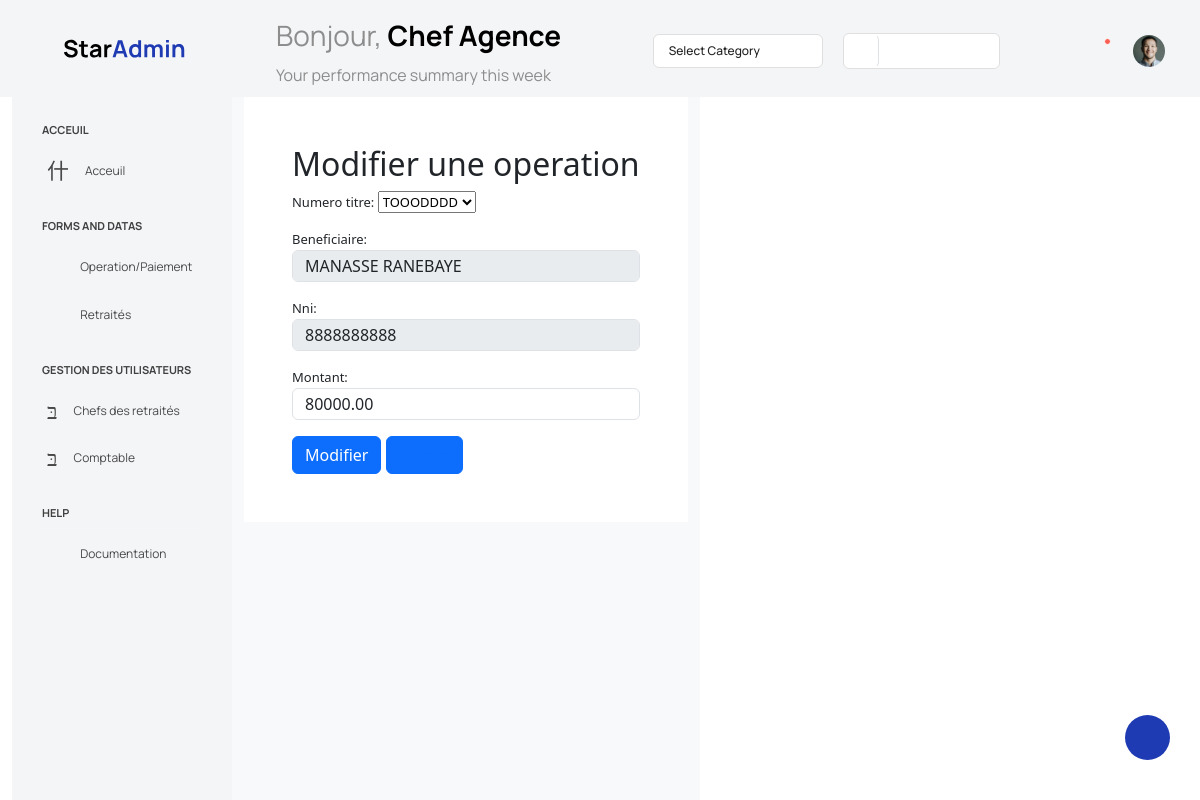
The page /appchefagence/modification_operation/2/ on the database its author committed.
### AppChefAgence/models.py (models this page shows, shortened)
class OperateRetraite(models.Model):
    ordre = models.IntegerField()
    Numero_titre = models.ForeignKey(ListRetraite, on_delete=models.CASCADE, blank=True, null=True)
    montant = models.DecimalField(max_digits=10, decimal_places=2)
    beneficiaire = models.CharField(max_length=255, default='')
    nni = models.CharField(max_length=10, validators=[RegexValidator(r'^[0-9]{10}$', 'Le NNI doit contenir exactement 10 chiffres.')], default='')
    date_operation = models.DateTimeField(auto_now_add=True)
    class Meta:
        ordering = ['date_operation']

### AppChefAgence/views.py (the view, shortened to what this page needs)
# urls.py: path('modification_operation/<int:id>/', Modification_Operation, name='modification_operation'),
def Modification_Operation(request, id):
    if request.method == 'POST':
        identifiant = OperateRetraite.objects.get(pk=id)
        form = OperateRetraiteForm(request.POST, instance=identifiant)
        if form.is_valid():
            form.save()
        return redirect('operateretraite')
    else:
        identifiant = OperateRetraite.objects.get(pk=id)
        form = OperateRetraiteForm(instance=identifiant)
    operations = OperateRetraite.objects.all()[:10]
    beneficiaire = ''
    nni = ''
    context = {'form': form, 'operate': operations, 'beneficiaire': beneficiaire, 'nni': nni}
    return render(request, 'Update_operation.html', context)

### AppChefAgence/forms.py
class OperateRetraiteForm(forms.ModelForm):
    class Meta:
        model = OperateRetraite
        fields = ['Numero_titre', 'beneficiaire', 'nni', 'montant']
        widgets = {
            'beneficiaire': forms.TextInput(attrs={'readonly': 'readonly', 'class': 'form-control'}),
            'nni': forms.TextInput(attrs={'readonly': 'readonly', 'class': 'form-control'}),
        }
    def __init__(self, *args, **kwargs):
        super(OperateRetraiteForm, self).__init__(*args, **kwargs)
        self.fields['montant'].widget.attrs['class'] = 'form-control'

### AppChefAgence/models.py (called while the page is built)
    def __str__(self):
        return self.titre

### AppChefAgence/templates/Update_operation.html (shortened to what this page needs)
{% extends 'base_Branch_manage.html'%}
{% block content_Branch_manage %}
<section class="site-section bg-light" id="contact-section" data-aos="fade">
    <div class="container">
        <div class="row">
            <div class="col-md-12 mb-5">
                <form action=""class="p-5 bg-white" method="POST" >
                    <h2 class="col-12 text-center">Modifier une operation  </h2>
                    {{ form.as_p }}
                    <input type="submit" class="btn btn-primary btn-md text-whites" value="Modifier">
                     <button class="btn btn-primary btn-md text-whites" >
                        <a href="{% url 'operateretraite' %}"> Retour</a>
                    </button>
                    </form>
            </div>
          </div>
    </div>
    </section>
{% endblock content_Branch_manage %}

### rows shown on the page
OperateRetraite: Numero_titre "TOOODDDD", beneficiaire "MANASSE RANEBAYE", nni "8888888888", montant "80000.00"
